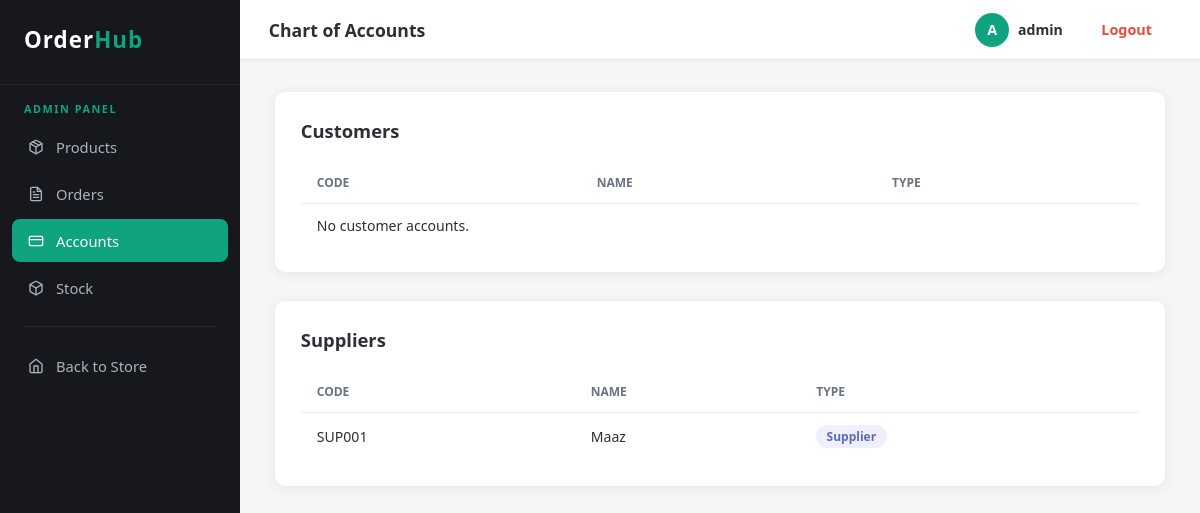
Screenshot of /admin-panel/accounts/ (signed in) with the database file from the repository.
### core/models.py (models this page shows, shortened)
class user(AbstractUser):
    name         = models.CharField(max_length=100, blank=True)
    role         = models.CharField(max_length=50, blank=True)
    account_code = models.ForeignKey(
        'chart_of_account', on_delete=models.SET_NULL,
        null=True, blank=True, db_column='account_code'
    )
    class Meta:
        db_table = 'user'

class chart_of_account(models.Model):
    code         = models.CharField(max_length=20, primary_key=True)
    name         = models.CharField(max_length=100)
    account_type = models.CharField(max_length=50)
    class Meta:
        db_table = 'chart_of_account'

### core/views.py (the view)
# urls.py: path('admin-panel/accounts/',          views.admin_accounts_view,      name='admin_accounts'),
@login_required(login_url='core:login')
@admin_required
def admin_accounts_view(request):
    customers = chart_of_account.objects.filter(account_type='Customer')
    suppliers = chart_of_account.objects.filter(account_type='Supplier')
    return render(request, 'admin_accounts.html', {
        'customers': customers,
        'suppliers': suppliers,
    })

### core/views.py (called while the page is built)
def is_admin(u):
    return u.is_authenticated and u.role == 'admin'

### core/templates/admin_accounts.html (shortened to what this page needs)
{% extends 'admin_base.html' %}
{% block nav_accounts %}active{% endblock %}
{% block page_title %}Chart of Accounts{% endblock %}
{% block content %}
<div class="admin-grid">
    <section class="admin-card">
        <div class="admin-card-header">
            <h2>Customers</h2>
        </div>
        <table class="data-table">
            <thead>
                <tr>
                    <th>Code</th>
                    <th>Name</th>
                    <th>Type</th>
                </tr>
            </thead>
            <tbody>
                {% for a in customers %}
                <tr>
                    <td>{{ a.code }}</td>
                    <td>{{ a.name }}</td>
                    <td><span class="badge badge-customer">{{ a.account_type }}</span></td>
                </tr>
                {% empty %}
                <tr><td colspan="3">No customer accounts.</td></tr>
                {% endfor %}
            </tbody>
        </table>
    </section>
    <section class="admin-card">
        <div class="admin-card-header">
            <h2>Suppliers</h2>
        </div>
        <table class="data-table">
            <thead>
                <tr>
                    <th>Code</th>
                    <th>Name</th>
                    <th>Type</th>
                </tr>
            </thead>
            <tbody>
                {% for a in suppliers %}
                <tr>
                    <td>{{ a.code }}</td>
                    <td>{{ a.name }}</td>
                    <td><span class="badge badge-supplier">{{ a.account_type }}</span></td>
                </tr>
                {% empty %}
                <tr><td colspan="3">No supplier accounts.</td></tr>
                {% endfor %}
            </tbody>
        </table>
    </section>
</div>
{% endblock %}

### core/templates/admin_base.html (shortened to what this page needs)
{% load static %}
<!DOCTYPE html>
<html lang="en">
<head>
    <link rel="stylesheet" href="{% static 'style.css' %}" />
</head>
<body class="app-layout">
    <aside class="sidebar">
        <div class="sidebar-brand">Order<span>Hub</span></div>
        <div class="sidebar-label">Admin Panel</div>
        <nav class="sidebar-nav">
            <a href="{% url 'core:admin_products' %}" class="nav-item {% block nav_products %}{% endblock %}">
                Products
            </a>
            <a href="{% url 'core:admin_orders' %}" class="nav-item {% block nav_orders %}{% endblock %}">
                Orders
            </a>
            <a href="{% url 'core:admin_accounts' %}" class="nav-item {% block nav_accounts %}{% endblock %}">
                <svg xmlns="http://www.w3.org/2000/svg" width="16" height="16" viewBox="0 0 24 24" fill="none" stroke="currentColor" stroke-width="2" stroke-linecap="round" stroke-linejoin="round"><rect x="2" y="5" width="20" height="14" rx="2"/><line x1="2" y1="10" x2="22" y2="10"/></svg>
                Accounts
            </a>
            <a href="{% url 'core:admin_stock' %}" class="nav-item {% block nav_stock %}{% endblock %}">
                Stock
            </a>
            <div class="sidebar-divider"></div>
            <a href="{% url 'core:dashboard' %}" class="nav-item">
                <svg xmlns="http://www.w3.org/2000/svg" width="16" height="16" viewBox="0 0 24 24" fill="none" stroke="currentColor" stroke-width="2" stroke-linecap="round" stroke-linejoin="round"><path d="m3 9 9-7 9 7v11a2 2 0 0 1-2 2H5a2 2 0 0 1-2-2z"/><polyline points="9 22 9 12 15 12 15 22"/></svg>
                Back to Store
            </a>
        </nav>
    </aside>
    <div class="page-wrapper">
        <header class="topbar">
            <div class="topbar-title">{% block page_title %}Admin{% endblock %}</div>
            <div class="topbar-right">
                <div class="topbar-user">
                    <span class="user-avatar">{{ user.username|first|upper }}</span>
                    <span class="user-name">{{ user.name|default:user.username }}</span>
                </div>
                <a href="{% url 'core:logout' %}" class="btn btn-logout">Logout</a>
            </div>
        </header>
        <main class="main-content">
            {% block content %}{% endblock %}
        </main>
    </div>
</body>
</html>

### core/static/style.css (style rules this page uses)
*, *::before, *::after { box-sizing: border-box; margin: 0; padding: 0; }
:root { --sidebar-w: 240px; --topbar-h: 60px; --bg: #f4f7f6; --sidebar-bg: #16181d; --topbar-bg: #ffffff; --accent: #0fa37f; --accent-dark: #0c876a; --text: #2c2f36; --muted: #7a8390; --radius: 10px; --shadow: 0 2px 14px rgba(0,0,0,0.07); }
body { font-family: 'Segoe UI', sans-serif; background: var(--bg); color: var(--text); min-height: 100vh; }
a { text-decoration: none; color: inherit; }
body.app-layout { display: grid; grid-template-columns: var(--sidebar-w) 1fr; grid-template-rows: 1fr; height: 100vh; overflow: hidden; }
.sidebar { grid-column: 1; grid-row: 1; background: var(--sidebar-bg); display: flex; flex-direction: column; padding: 1.5rem 0; height: 100vh; overflow-y: auto; }
.sidebar-brand { font-size: 1.4rem; font-weight: 800; color: #fff; padding: 0 1.5rem 1.8rem; letter-spacing: 1px; border-bottom: 1px solid rgba(255,255,255,0.07); margin-bottom: 1rem; }
.sidebar-brand span { color: var(--accent); }
.sidebar-nav { display: flex; flex-direction: column; gap: 0.25rem; padding: 0 0.75rem; }
.nav-item { display: flex; align-items: center; gap: 0.75rem; padding: 0.72rem 1rem; border-radius: 8px; color: #aab4be; font-size: 0.92rem; font-weight: 500; transition: background 0.18s, color 0.18s; position: relative; }
.nav-item.active { background: var(--accent); color: #fff; }
.page-wrapper { grid-column: 2; grid-row: 1; display: flex; flex-direction: column; height: 100vh; overflow: hidden; }
.topbar { height: var(--topbar-h); min-height: var(--topbar-h); background: var(--topbar-bg); border-bottom: 1px solid #e8e8e8; display: flex; align-items: center; justify-content: space-between; padding: 0 1.8rem; box-shadow: 0 1px 6px rgba(0,0,0,0.05); z-index: 10; }
.topbar-title { font-size: 1.1rem; font-weight: 700; color: var(--text); }
.topbar-right { display: flex; align-items: center; gap: 1.2rem; }
.topbar-user { display: flex; align-items: center; gap: 0.55rem; }
.user-avatar { width: 34px; height: 34px; border-radius: 50%; background: var(--accent); color: #fff; font-weight: 700; font-size: 0.9rem; display: flex; align-items: center; justify-content: center; }
.user-name { font-size: 0.88rem; font-weight: 600; color: var(--text); }
.btn-logout { background: #ffffff; border: 1px solid #e74c3c; color: #e74c3c; padding: 0.3rem 0.9rem; border-radius: 6px; font-size: 0.83rem; font-weight: 600; cursor: pointer; transition: background 0.18s, color 0.18s; }
.main-content { flex: 1; overflow-y: auto; padding: 2rem 2.2rem; }
.main-content h2 { font-size: 1.4rem; margin-bottom: 1.4rem; color: var(--text); }
.btn { display: inline-block; padding: 0.55rem 1.2rem; border: none; border-radius: 6px; cursor: pointer; font-size: 0.9rem; font-weight: 600; transition: opacity 0.2s; }
.data-table { width: 100%; border-collapse: collapse; }
.data-table th { color: #6b7280; padding: 12px 16px; text-align: left; font-size: 0.75rem; font-weight: 600; text-transform: uppercase; border-bottom: 1px solid #eaeaea; }
.data-table td { padding: 12px 16px; border-bottom: 1px solid #eaeaea; font-size: 0.88rem; }
.data-table tr:last-child td { border-bottom: none; }
.sidebar-label { font-size: 0.68rem; text-transform: uppercase; letter-spacing: 1.5px; color: var(--accent); padding: 0 1.5rem; margin-bottom: 0.6rem; font-weight: 700; }
.sidebar-divider { height: 1px; background: rgba(255,255,255,0.07); margin: 0.8rem 0.75rem; }
.admin-grid { display: flex; flex-direction: column; gap: 1.8rem; }
.admin-card { background: #fff; border-radius: var(--radius); padding: 1.6rem; box-shadow: var(--shadow); }
.admin-card-header { display: flex; align-items: center; justify-content: space-between; margin-bottom: 1.2rem; }
.admin-card-header h2 { font-size: 1.15rem; font-weight: 700; color: var(--text); margin: 0; }
.badge { display: inline-block; padding: 0.2rem 0.65rem; border-radius: 20px; font-size: 0.75rem; font-weight: 600; text-transform: capitalize; }
.badge-supplier { background: #eef0ff; color: #5b6abf; }

### rows the page displays
user: username|first "A", name "admin"
chart_of_account: code "SUP001", name "Maaz", account_type "Supplier"
